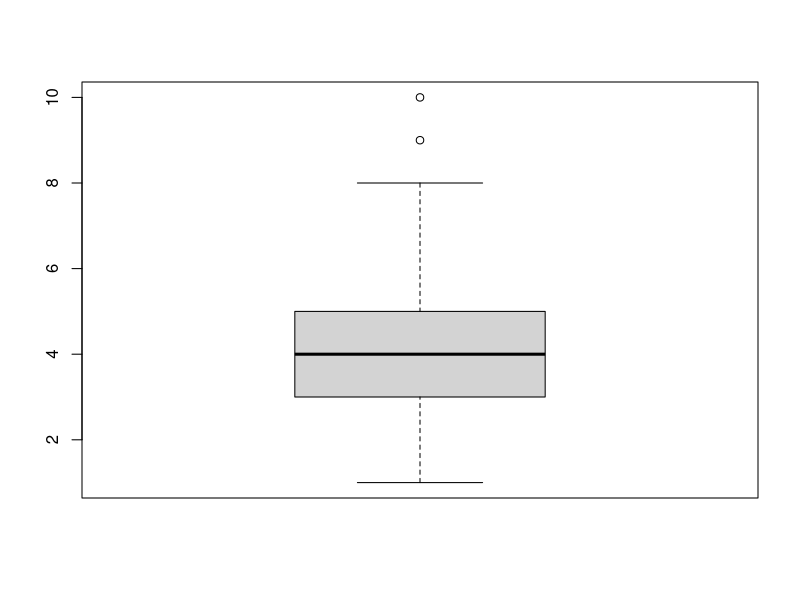
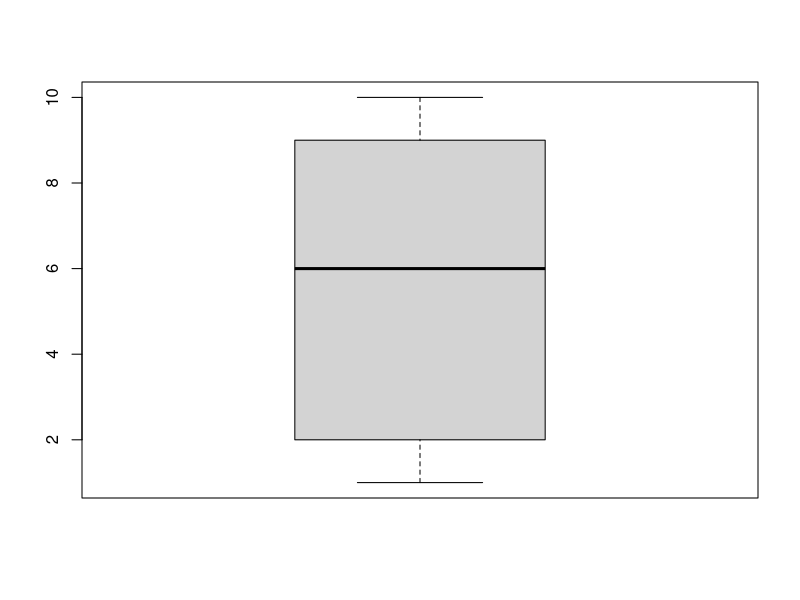
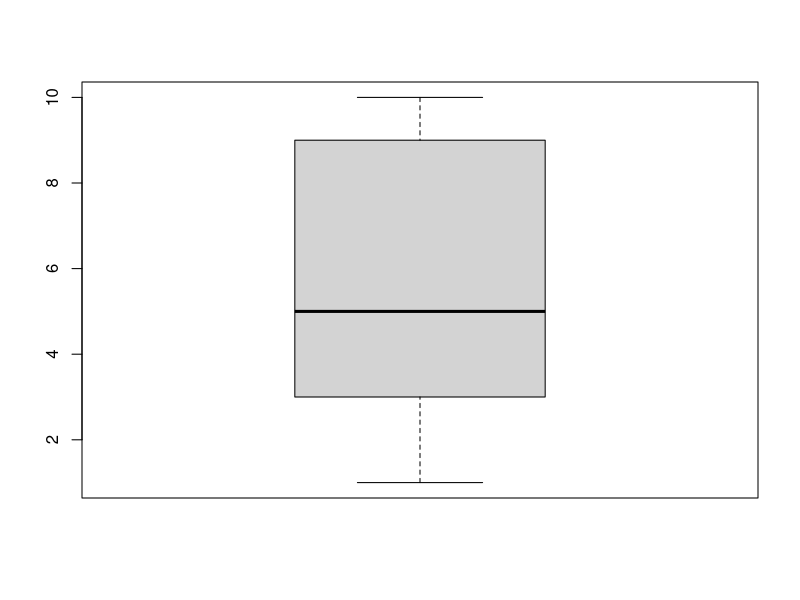
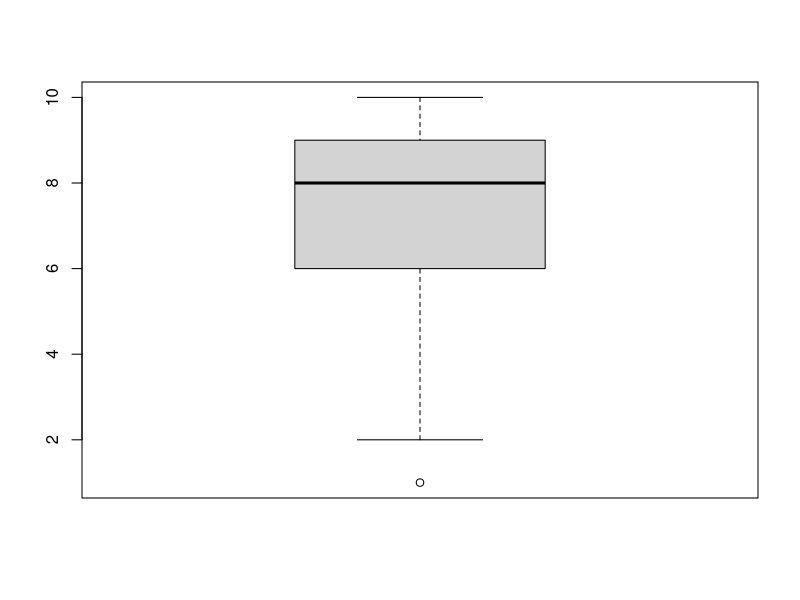

Source code (R) for these figures, in order:
gruppe1 <- c(1,2,2,3,3,3,3,3,3,4,4,5)
gruppe2 <- c(2,2,2,2,2,3,3,4,4,4,4,4)

var(gruppe1)
var(gruppe2)


tshirt <- c(21,37,34,47,43,60,62,71,68,77,90,95)
median(tshirt)
var(tshirt)
quantile(tshirt, p = c(0.25,0.75), type=2)
mean(tshirt)


dataA <- c(1,2,2,3,3,3,3,4,4,4,4,4,4,4,4,4,5,5,5,5,6,6,8,9,10)
boxplot(dataA)

dataB <- c(1,1,1,1,1,2,2,2,2,3,4,5,6,7,8,9,9,9,9,10,10,10,10,10,10)
boxplot(dataB)

dataC <- c(1,1,1,1,2,2,3,3,3,4,4,4,5,6,7,7,8,8,9,9,9,9,10,10,10)
dataD <- c(1,2,3,3,4,5,5,6,7,7,7,7,8,8,8,8,8,9,9,9,9,9,9,9,10,10,10,10,10,10)

boxplot(dataC)
boxplot(dataD)

